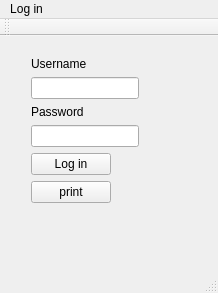
<?xml version="1.0" encoding="UTF-8"?>
<ui version="4.0">
 <class>MainWindow</class>
 <widget class="QMainWindow" name="MainWindow">
  <property name="geometry">
   <rect>
    <x>0</x>
    <y>0</y>
    <width>218</width>
    <height>293</height>
   </rect>
  </property>
  <property name="windowTitle">
   <string>MainWindow</string>
  </property>
  <widget class="QWidget" name="centralWidget">
   <widget class="QWidget" name="LoginWidget" native="true">
    <property name="geometry">
     <rect>
      <x>20</x>
      <y>10</y>
      <width>171</width>
      <height>201</height>
     </rect>
    </property>
    <layout class="QFormLayout" name="formLayout">
     <item row="0" column="0">
      <widget class="QLabel" name="label">
       <property name="text">
        <string>Username</string>
       </property>
      </widget>
     </item>
     <item row="1" column="0">
      <widget class="QLineEdit" name="username"/>
     </item>
     <item row="2" column="0">
      <widget class="QLabel" name="label_2">
       <property name="text">
        <string>Password</string>
       </property>
      </widget>
     </item>
     <item row="3" column="0">
      <widget class="QLineEdit" name="password">
       <property name="echoMode">
        <enum>QLineEdit::Password</enum>
       </property>
      </widget>
     </item>
     <item row="4" column="0">
      <widget class="QPushButton" name="pushButton">
       <property name="text">
        <string>Log in</string>
       </property>
      </widget>
     </item>
     <item row="5" column="0">
      <widget class="QPushButton" name="print">
       <property name="text">
        <string>print</string>
       </property>
      </widget>
     </item>
    </layout>
   </widget>
  </widget>
  <widget class="QMenuBar" name="menuBar">
   <property name="geometry">
    <rect>
     <x>0</x>
     <y>0</y>
     <width>218</width>
     <height>25</height>
    </rect>
   </property>
   <widget class="QMenu" name="menuLog_in">
    <property name="title">
     <string>Log in</string>
    </property>
   </widget>
   <addaction name="menuLog_in"/>
  </widget>
  <widget class="QToolBar" name="mainToolBar">
   <attribute name="toolBarArea">
    <enum>TopToolBarArea</enum>
   </attribute>
   <attribute name="toolBarBreak">
    <bool>false</bool>
   </attribute>
  </widget>
  <widget class="QStatusBar" name="statusBar"/>
 </widget>
 <layoutdefault spacing="6" margin="11"/>
 <resources/>
 <connections/>
</ui>
